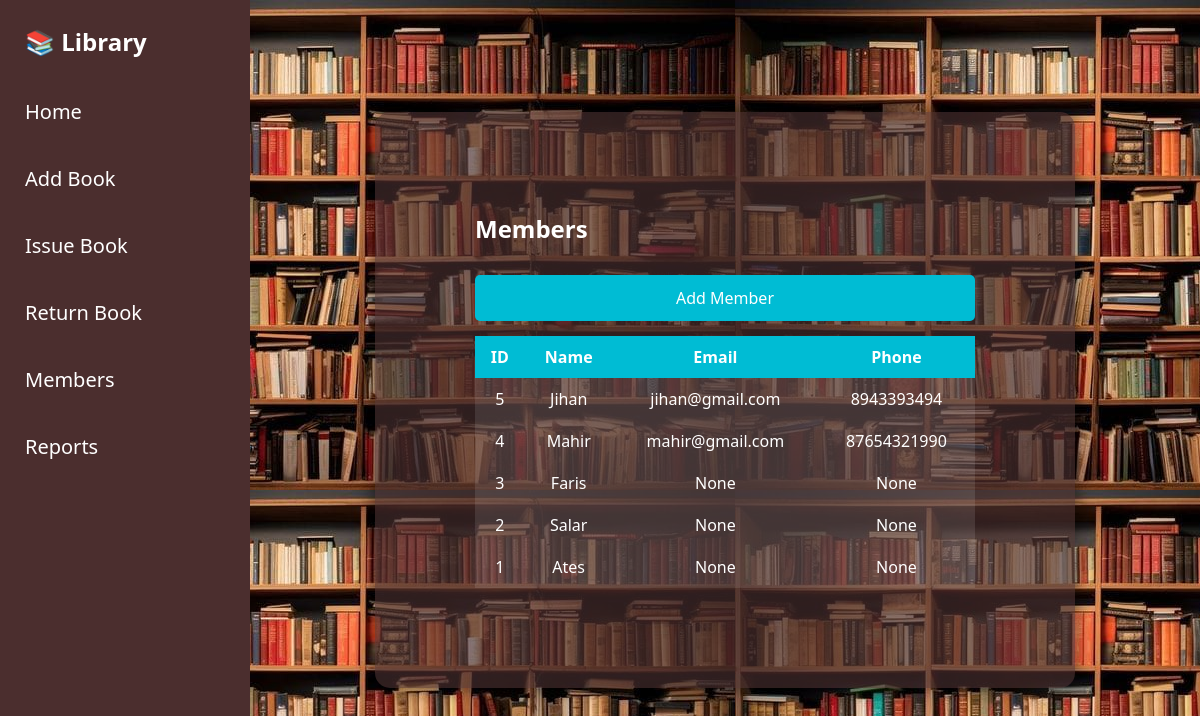
/members, run on the app's committed database.
### tables this page shows
CREATE TABLE students (
    id INTEGER PRIMARY KEY AUTOINCREMENT,
    name TEXT,
    email TEXT,
    phone TEXT
);

### app.py (the view)
@app.route("/members")
def members():
    db = get_db()
    cur = db.cursor()
    cur.execute("SELECT * FROM students ORDER BY id DESC")
    rows = cur.fetchall()
    db.close()
    members = []
    for r in rows:
        members.append({
            "id": r[0],
            "name": r[1],
            "email": r[2],
            "phone": r[3]
        })
    return render_template("members.html", members=members)

### app.py (called while the page is built)
def get_db():
    return sqlite3.connect("database.db")

### templates/members.html (shortened to what this page needs)
<!DOCTYPE html>
<html>
<head>
<link rel="stylesheet" href="/static/css/style.css">
</head>
<body>
<div class="layout">
<div class="sidebar">
<h2>📚 Library</h2>
<ul>
<li><a href="/home">Home</a></li>
<li><a href="/add_book">Add Book</a></li>
<li><a href="/issue_book">Issue Book</a></li>
<li><a href="/return_book">Return Book</a></li>
<li><a href="/members">Members</a></li>
<li><a href="/reports">Reports</a></li>
</ul>
</div>
<div class="main">
<div class="card" style="width:700px;">
<h2>Members</h2>
<button>
<a href="add_member" style="text-decoration: none; color: white;">Add Member</a>
</button>
<table style="width:100%;color:white;">
<tr>
<th>ID</th>
<th>Name</th>
<th>Email</th>
<th>Phone</th>
</tr>
{% for m in members %}
<tr>
<td>{{ m.id }}</td>
<td>{{ m.name }}</td>
<td>{{ m.email }}</td>
<td>{{ m.phone }}</td>
</tr>
{% endfor %}
</table>
</div>
</div>
</div>
</body>
</html>

### static/css/style.css (style rules this page uses)
* { margin:0; padding:0; box-sizing:border-box; font-family:Segoe UI, Arial, sans-serif; }
body { background-image:url("library.jpeg"); height:100vh; }
.layout { display: flex; }
.main { flex: 1; display: flex; justify-content: center; align-items: center; min-height: 100vh; }
.sidebar { width:250px; background:linear-gradient(180deg,#4b2e2e,#4b2e2e); color:white; padding:25px; }
.sidebar h2 { margin-bottom:30px; }
.sidebar ul { list-style:none; }
.sidebar ul li { margin:40px 0; }
.sidebar ul li a { color:white; text-decoration:none; font-size:20px; }
.card { background: rgba(72, 46, 46, 0.65); padding:100px; border-radius:15px; color:white; min-width:700px; box-shadow:0px 0px 20px rgba(0,0,0,0.6); }
.card h1, .card h2 { margin-bottom:15px; }
button { width:100%; padding:12px; margin-top:15px; border:none; border-radius:5px; background:#00bcd4; color:white; font-size:16px; cursor:pointer; }
table { margin-top:15px; border-collapse:collapse; width:100%; }
th { background:#00bcd4; padding:10px; }
td { padding:10px; background:rgba(255,255,255,0.1); text-align:center; }

### data on the page
students: id "5", name "Jihan", email "jihan@gmail.com", phone "8943393494"
students: id "4", name "Mahir", email "mahir@gmail.com", phone "87654321990"
students: id "3", name "Faris", email "None", phone "None"
students: id "2", name "Salar", email "None", phone "None"
students: id "1", name "Ates", email "None", phone "None"
